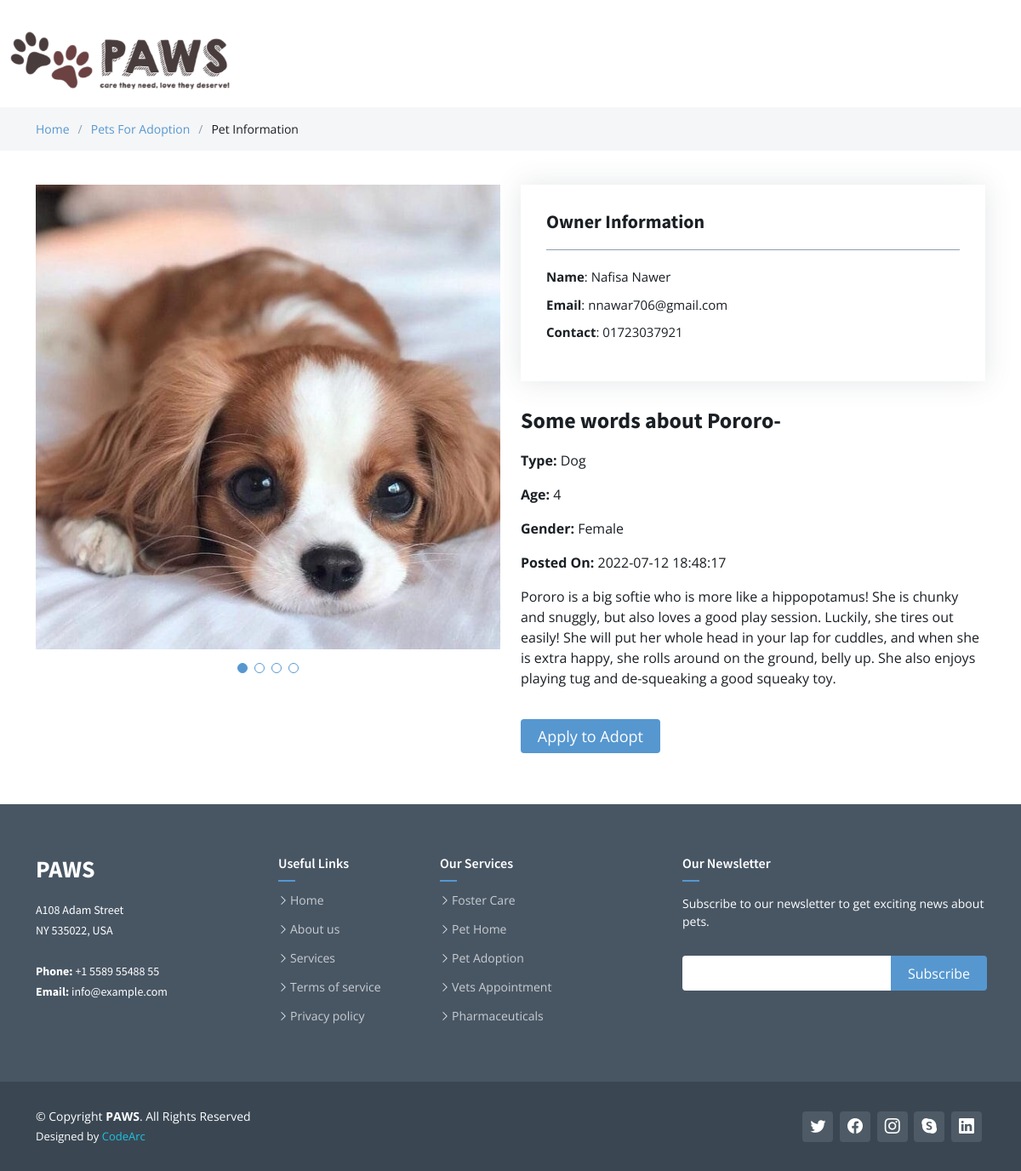
The app's page /paws/pet-details.php?petid=4 with its own data.
### tables this page shows
CREATE TABLE `pethome` (
  `id` int(25) NOT NULL,
  `uid` int(22) NOT NULL,
  `petName` varchar(255) NOT NULL,
  `petAge` int(10) NOT NULL,
  `petGender` varchar(255) NOT NULL,
  `petType` varchar(255) NOT NULL,
  `petDescription` varchar(600) NOT NULL,
  `petImg1` varchar(500) NOT NULL,
  `petImg2` varchar(500) NOT NULL,
  `petImg3` varchar(500) NOT NULL,
  `vaxImg` varchar(500) NOT NULL,
  `status` varchar(255) NOT NULL DEFAULT 'Not Adopted',
  `adoptedby` int(25) DEFAULT NULL,
  `time` timestamp NOT NULL DEFAULT current_timestamp()
);

CREATE TABLE `users` (
  `id` int(20) NOT NULL,
  `name` varchar(255) NOT NULL,
  `email` varchar(255) NOT NULL,
  `contact` varchar(12) NOT NULL,
  `address` varchar(255) NOT NULL,
  `password` varchar(255) NOT NULL,
  `regTime` timestamp NOT NULL DEFAULT current_timestamp()
);

### paws/pet-details.php (the view, shortened to what this page needs)
<?php
include('includes/config.php');
$petid=intval($_GET['petid']);
?>
<!DOCTYPE html>
<html lang="en">
<head>
  <link href="assets/vendor/fontawesome-free/css/all.min.css" rel="stylesheet">
  <link href="assets/vendor/bootstrap/css/bootstrap.min.css" rel="stylesheet">
  <link href="assets/vendor/bootstrap-icons/bootstrap-icons.css" rel="stylesheet">
  <link href="assets/vendor/aos/aos.css" rel="stylesheet">
  <link href="assets/vendor/glightbox/css/glightbox.min.css" rel="stylesheet">
  <link href="assets/vendor/swiper/swiper-bundle.min.css" rel="stylesheet">
  <link href="assets/css/variables.css" rel="stylesheet">
  <link href="assets/css/main.css" rel="stylesheet">
</head>
<body>
  <header id="header" class="header fixed-top" data-scrollto-offset="0">
    <div class="container-fluid d-flex align-items-center justify-content-between">
      <a href="homepage.php" class="logo d-flex align-items-center scrollto me-auto me-lg-0">
        <img style="min-height: 80px;" src="assets/img/logo.png" alt="">
      </a>
    </div>
  </header>
  <main id="main" style="padding-top: 50px;">
    <div class="breadcrumbs">
      <div class="container">
        <div class="d-flex justify-content-between align-items-center">
          <ol>
            <li><a href="homepage.php">Home</a></li>
            <li><a href="adopt-pet.php">Pets For Adoption</a></li>
            <li>Pet Information</li>
          </ol>
        </div>
      </div>
    </div>
    <section id="portfolio-details" class="portfolio-details">
      <div class="container" data-aos="fade-up">
        <div class="row gy-4">
        	<?php
        	$query1=mysqli_query($con,"select * from pethome where id='$petid'");
        	while($row=mysqli_fetch_array($query1)){
        	?>
          <div class="col-lg-6">
            <div class="portfolio-details-slider swiper">
              <div class="swiper-wrapper align-items-center">
                <div class="swiper-slide">
                  <img src="../pets/img<?php echo htmlentities($row['id']);?>.1.jpg" alt="">
                </div>
              </div>
              <div class="swiper-pagination"></div>
            </div>
          </div>
          <div class="col-lg-6">
            <div class="portfolio-info">
              <h3>Owner Information</h3>
              <?php
              $userid=$row['uid'];
              $query2=mysqli_query($con,"select * from users where id='$userid'");
              while($row2=mysqli_fetch_array($query2)){
              ?>
              <ul>
                <li><strong>Name</strong>: <?php echo htmlentities($row2['name']);?></li>
                <li><strong>Email</strong>: <?php echo htmlentities($row2['email']);?></li>
                <li><strong>Contact</strong>: <?php echo htmlentities($row2['contact']);?></li>
              </ul>
              <?php } ?>
            </div>
            <div class="portfolio-description">
              <h2>Some words about <?php echo htmlentities($row['petName']);?>-</h2>
              <p><strong>Type:</strong> <?php echo htmlentities($row['petType']);?></p>
              <p><strong>Age:</strong> <?php echo htmlentities($row['petAge']);?></p>
              <p><strong>Gender:</strong> <?php echo htmlentities($row['petGender']);?></p>
              <p><strong>Posted On:</strong> <?php echo htmlentities($row['time']);?></p>
              <p>
                <?php echo htmlentities($row['petDescription']);?>
              </p>
              <form class="register-form" role="form" method="post"><button type="submit" name="apply" class="btn-upper btn update-button" style="width: 30%; height: 40px; font-size: 18px; background-color: #5697d0; margin-top: 20px; color: #fff;">Apply to Adopt</button></form>
            </div>
          </div>
        </div>
      </div>
  <?php } ?>
    </section>
  </main>
  <?php include('includes/footer.php');?>
</body>
</html>

### paws/assets/css/variables.css (style rules this page uses)
:root { --font-default: 'Open Sans', system-ui, -apple-system, "Segoe UI", Roboto, "Helvetica Neue", Arial, "Noto Sans", "Liberation Sans", sans-serif, "Apple Color Emoji", "Segoe UI Emoji", "Segoe UI Symbol", "Noto Color Emoji"; --font-primary: 'Source Sans Pro', sans-serif; --font-secondary: 'Poppins', sans-serif; --color-default: #1a1f24; --color-default-rgb: 26, 31, 36; --color-links: #5697d0; --color-links-hover: #629fd3; --color-primary: #5697d0; --color-primary-light: #1ec3e0; --color-primary-dark: #0189a1; --color-primary-rgb: 14, 162, 189; --color-primary-light-rgb: 30, 195, 224; --color-primary-dark-rgb: 1, 137, 161; --color-secondary: #485664; --color-secondary-light: #8f9fae; --color-secondary-dark: #3a4753; --color-secondary-rgb: 72, 86, 100; --color-secondary-light-rgb: 143, 159, 174; --color-secondary-dark-rgb: 58, 71, 83; --color-blue: #0d6efd; --color-blue-rgb: 13, 110, 253; --color-indigo: #6610f2; --color-indigo-rgb: 102, 16, 242; --color-purple: #6f42c1; --color-purple-rgb: 111, 66, 193; --color-pink: #f3268c; --color-pink-rgb: 243, 38, 140; --color-red: #df1529; --color-red-rgb: 223, 21, 4; --color-orange: #fd7e14; --color-orange-rgb: 253, 126, 20; --color-yellow: #ffc107; --color-yellow-rgb: 255, 193, 7; --color-green: #059652; --color-green-rgb: 5, 150, 82; --color-teal: #20c997; --color-teal-rgb: 32, 201, 151; --color-cyan: #0dcaf0; --color-cyan-rgb: 13, 202, 240; --color-white: #ffffff; --color-white-rgb: 255, 255, 255; --color-gray: #6c757d; --color-gray-rgb: 108, 117, 125; --color-black: #000000; --color-black-rgb: 0, 0, 0; }
:root { --bs-blue: var(--color-blue); --bs-indigo: var(--color-indigo); --bs-purple: var(--color-purple); --bs-pink: var(--color-pink); --bs-red: var(--color-red); --bs-orange: var(--color-orange); --bs-yellow: var(--color-yellow); --bs-green: var(--color-green); --bs-teal: var(--color-teal); --bs-cyan: var(--color-cyan); --bs-white: var(--color-white); --bs-gray: var(--color-gray); --bs-gray-dark: #343a40; --bs-gray-100: #f8f9fa; --bs-gray-200: #e9ecef; --bs-gray-300: #dee2e6; --bs-gray-400: #ced4da; --bs-gray-500: #adb5bd; --bs-gray-600: #6c757d; --bs-gray-700: #495057; --bs-gray-800: #343a40; --bs-gray-900: #212529; --bs-primary: var(--color-blue); --bs-secondary: var(--color-blue); --bs-success: #198754; --bs-info: #0dcaf0; --bs-warning: #ffc107; --bs-danger: #dc3545; --bs-light: #f8f9fa; --bs-dark: #212529; --bs-primary-rgb: var(--color-primary-rgb); --bs-secondary-rgb: var(--color-secondary-rgb); --bs-success-rgb: 25, 135, 84; --bs-info-rgb: 13, 202, 240; --bs-warning-rgb: 255, 193, 7; --bs-danger-rgb: 220, 53, 69; --bs-light-rgb: 248, 249, 250; --bs-dark-rgb: 33, 37, 41; --bs-white-rgb: var(--color-white-rgb); --bs-black-rgb: var(--color-black-rgb); --bs-body-color-rgb: var(--color-default-rgb); --bs-body-bg-rgb: 255, 255, 255; --bs-font-sans-serif: var(--font-default); --bs-font-monospace: SFMono-Regular, Menlo, Monaco, Consolas, "Liberation Mono", "Courier New", monospace; --bs-gradient: linear-gradient(180deg, rgba(255, 255, 255, 0.15), rgba(255, 255, 255, 0)); --bs-body-font-family: var(--font-default); --bs-body-font-size: 1rem; --bs-body-font-weight: 400; --bs-body-line-height: 1.5; --bs-body-color: var(--color-default); --bs-body-bg: #fff; }

### paws/pet-details.php (style rules this page uses)
html { -ms-overflow-style: none; scrollbar-width: none; }
body { -ms-overflow-style: none; scrollbar-width: none; }

### records on screen
pethome: petName "Pororo", petType "Dog", petAge "4", petGender "Female", time "2022-07-12 18:48:17", petDescription "Pororo is a big softie who is more like a hippopotamus! She is chunky and snuggly, but also loves a good play session. Luckily, she tires out easily! She will put her whole head in your lap for cuddles, and when she is extra happy, she rolls around on the ground, belly up. She also enjoys playing tug and de-squeaking a good squeaky toy."
users: name "Nafisa Nawer", email "nnawar706@gmail.com", contact "01723037921"
